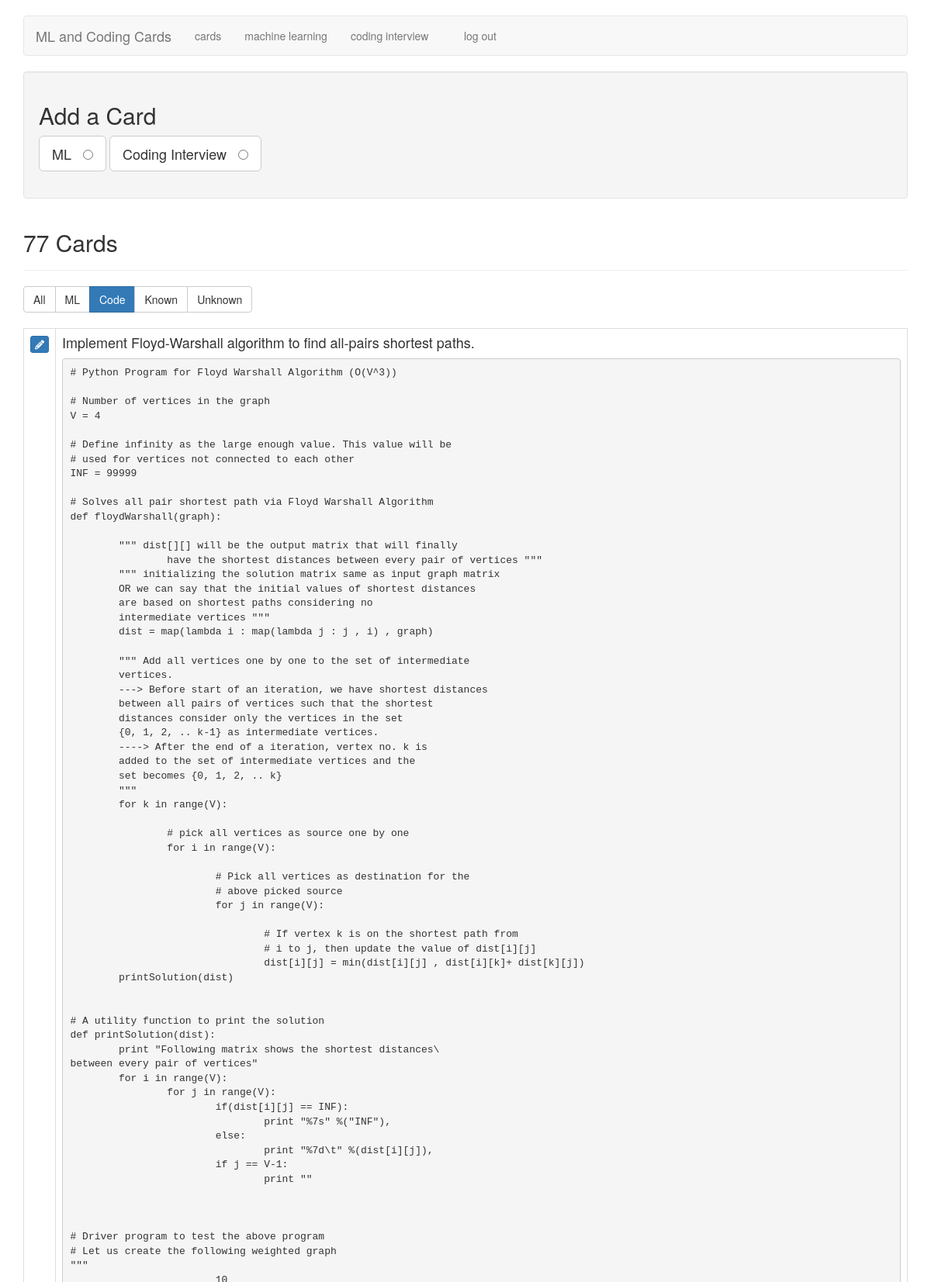
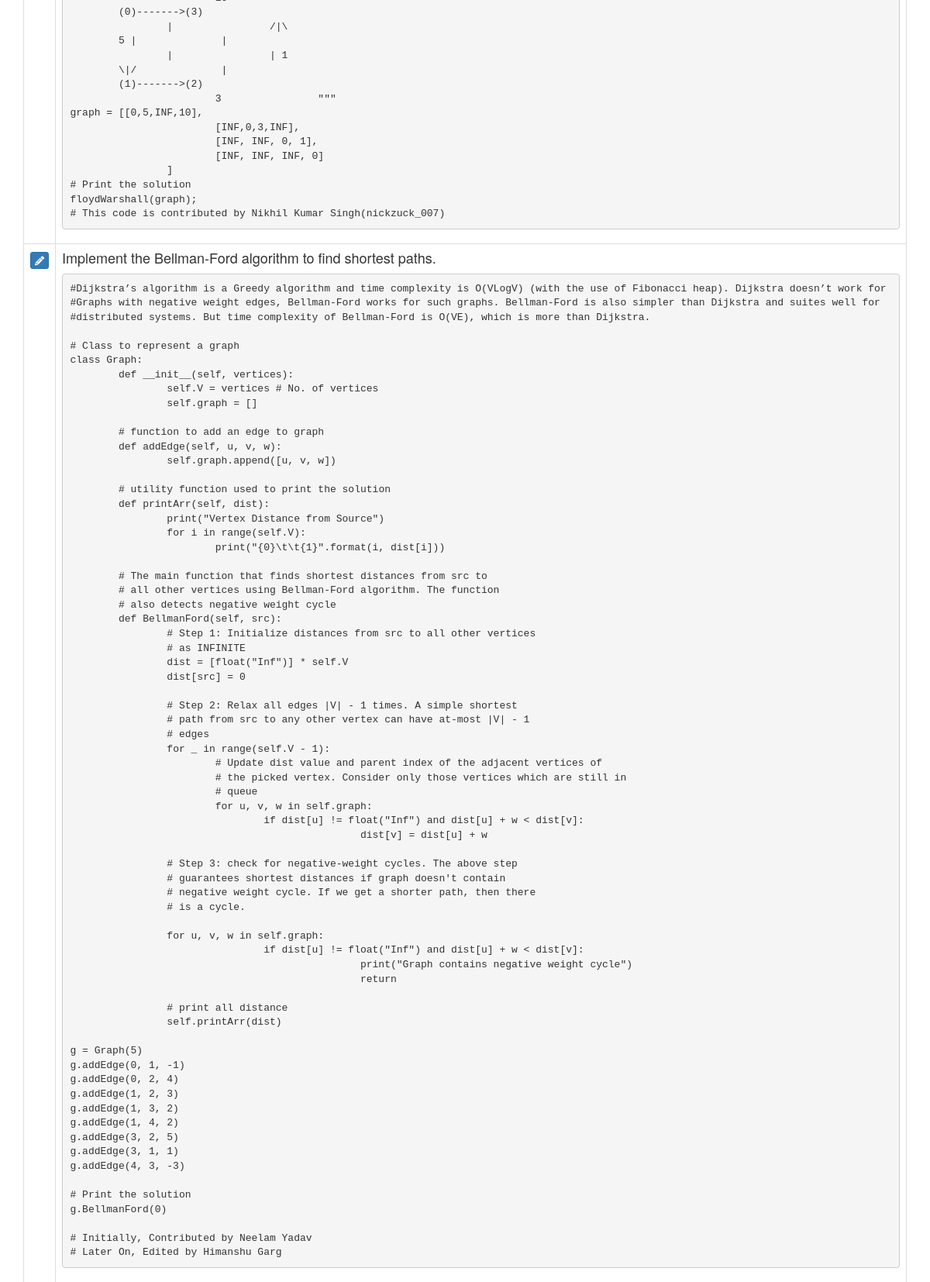
Page /filter_cards/code (signed in, upper part) on the committed database (2 pictures, top to bottom).
### tables this page shows
CREATE TABLE cards (
  id integer primary key autoincrement,
  type tinyint not null, /* 1 for vocab, 2 for code */
  front text not null,
  back text not null,
  known boolean default 0
);

### flash_cards.py (the view)
@app.route('/filter_cards/<filter_name>')
def filter_cards(filter_name):
    if not session.get('logged_in'):
        return redirect(url_for('login'))
    filters = {
        "all":      "where 1 = 1",
        "ML":  "where type = 1",
        "code":     "where type = 2",
        "known":    "where known = 1",
        "unknown":  "where known = 0",
    }
    query = filters.get(filter_name)
    if not query:
        return redirect(url_for('cards'))
    db = get_db()
    fullquery = "SELECT id, type, front, back, known FROM cards " + query + " ORDER BY id DESC"
    cur = db.execute(fullquery)
    cards = cur.fetchall()
    return render_template('cards.html', cards=cards, filter_name=filter_name)

### flash_cards.py (called while the page is built)
def connect_db():
    rv = sqlite3.connect(app.config['DATABASE'])
    rv.row_factory = sqlite3.Row
    return rv

def get_db():
    if not hasattr(g, 'sqlite_db'):
        g.sqlite_db = connect_db()
    return g.sqlite_db

### templates/cards.html (shortened to what this page needs)
{% extends "layout.html" %}
{% block body %}
    <div class="well editPanel">
        <h2>Add a Card</h2>
        <form action="{{ url_for('add_card') }}" method="post" class="cardForm">
            <div class="form-group">
                <label for="ML" class="toggleButton btn btn-default btn-lg">ML &nbsp;
                    <input type="radio" name="type" value="1" id="ML"/>
                </label>
                <label for="code" class="toggleButton btn btn-default btn-lg">Coding Interview &nbsp;
                    <input type="radio" name="type" value="2" id="code"/>
                </label>
            </div>
        </form>
    </div>
    <div class="page-header">
        <h2>{{ cards|length }} Card{{ '' if (cards|length == 1) else 's' }}</h2>
    </div>
    <div class="btn-group btn-group-md" role="group" aria-label="filters">
        <a href="{{ url_for('filter_cards', filter_name="all") }}" class="btn btn-{{ "primary" if filter_name == "all" else "default" }}">All</a>
        <a href="{{ url_for('filter_cards', filter_name="ML") }}" class="btn btn-{{ "primary" if filter_name == "ML" else "default" }}">ML</a>
        <a href="{{ url_for('filter_cards', filter_name="code") }}" class="btn btn-{{ "primary" if filter_name == "code" else "default" }}">Code</a>
        <a href="{{ url_for('filter_cards', filter_name="known") }}" class="btn btn-{{ "primary" if filter_name == "known" else "default" }}">Known</a>
        <a href="{{ url_for('filter_cards', filter_name="unknown") }}" class="btn btn-{{ "primary" if filter_name == "unknown" else "default" }}">Unknown</a>
    </div>
    <br />
    <br />
    <table class="table table-bordered">
        {% for card in cards %}
            <tr>
                <td>
                    <a href="{{ url_for('edit', card_id=card.id) }}" class="btn btn-xs btn-primary"><i class="fa fa-pencil" aria-hidden="true"></i></a>
                </td>
                <td class="cardContent">
                    <h4>
                        {{ card.front }}
                    </h4>
                    {% if card.type == 1 %}
                        {{ card.back|replace("\n", "<br />")|safe }}
                    {% else %}
                        <pre><code>{{ card.back|escape }}</code></pre>
                    {% endif %}
                </td>
            </tr>
        {% else %}
            <tr>
                <td>
                    <em>No cards to show.</em>
                </td>
            </tr>
        {% endfor %}
    </table>
{% endblock %}

### static/style.css (style rules this page uses)
.cardContent h4 { margin-top: 0; }

### rows in the picture
cards: front "Implement Floyd-Warshall algorithm to find all-pairs shortest paths.", back "# Python Program for Floyd Warshall Algorithm (O(V^3)) # Number of vertices in the graph V = 4 # Define infinity as the large enough value. This value will be # used for vertices not connected to each other INF = 99999 # Solves all pair shortest path via Floyd Warshall Algorithm def floydWarshall(graph): \"\"\" dist[][] will be the output matrix that will finally have the shortest distances between every pair of vertices \"\"\" \"\"\" initializing the solution matrix same as input graph matrix OR we can say that the initial values of shortest distances are based on shortest paths considering no intermediate vertices \"\"\" dist = map(lambda i : map(lambda j : j , i) , graph) \"\"\" Add all vertices one by…"
cards: front "Implement the Bellman-Ford algorithm to find shortest paths.", back "#Dijkstra’s algorithm is a Greedy algorithm and time complexity is O(VLogV) (with the use of Fibonacci heap). Dijkstra doesn’t work for #Graphs with negative weight edges, Bellman-Ford works for such graphs. Bellman-Ford is also simpler than Dijkstra and suites well for #distributed systems. But time complexity of Bellman-Ford is O(VE), which is more than Dijkstra. # Class to represent a graph class Graph: def __init__(self, vertices): self.V = vertices # No. of vertices self.graph = [] # function to add an edge to graph def addEdge(self, u, v, w): self.graph.append([u, v, w]) # utility function used to print the solution def printArr(self, dist): print(\"Vertex Distance from Source\") for i…"

### other values in the picture
{{ cards|length }} "77"
{{ '' if (cards|length == 1) else 's' }} "s"
